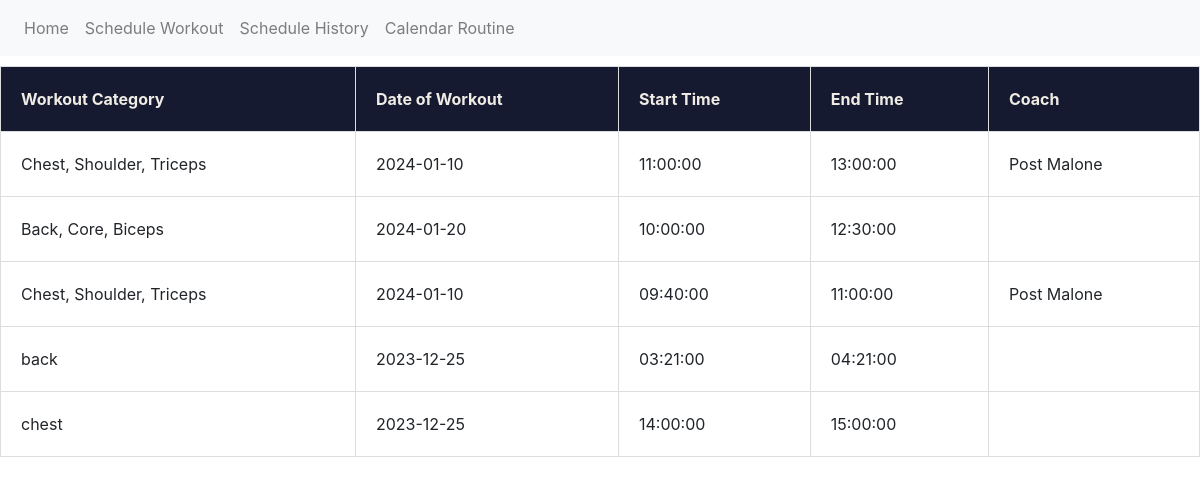
Page /User/schedule_history.php (signed in) on the committed database.
### tables this page shows
CREATE TABLE `schedule` (
  `schedule_id` int(11) NOT NULL,
  `userID` int(11) NOT NULL,
  `coach_selected` varchar(255) NOT NULL,
  `workout` varchar(50) NOT NULL,
  `date_of_workout` date NOT NULL,
  `start_time` time NOT NULL,
  `end_time` time NOT NULL,
  `date_of_creation` datetime NOT NULL
);

### User/schedule_history.php (the view, shortened to what this page needs)
<!DOCTYPE html>
<html lang="en">
<head>
    <link rel="stylesheet" href="https://stackpath.bootstrapcdn.com/bootstrap/4.5.2/css/bootstrap.min.css">
    <link rel="stylesheet" type="text/css" href="https://cdn.datatables.net/1.10.22/css/jquery.dataTables.css">
</head>
<body>
<?php
    require "db_conn.php";
    if (isset($_SESSION['username'])) {
        $username = $_SESSION['username'];
        $select_userID_schedule = "SELECT userID FROM user_info WHERE username='$username'";
        $resultUserID = mysqli_query($conn, $select_userID_schedule);
        if ($resultUserID) {
            if (mysqli_num_rows($resultUserID) > 0) {
                $row = mysqli_fetch_assoc($resultUserID);
                $userID = $row['userID'];
            }
        }
        $select_user_schedule_history = "SELECT schedule.workout, schedule.date_of_workout, schedule.start_time, schedule.end_time, schedule.coach_selected FROM schedule INNER JOIN user_info ON user_info.userID=schedule.userID WHERE user_info.userID=$userID ORDER BY schedule.schedule_id DESC";
        $result_user_schedule_history = mysqli_query($conn, $select_user_schedule_history);
        if ($result_user_schedule_history) {
            if (mysqli_num_rows($result_user_schedule_history) > 0) {
?>
    <nav class="navbar navbar-expand-lg navbar-light bg-light">
        <div class="collapse navbar-collapse" id="navbarNav">
            <ul class="navbar-nav">
                <li class="nav-item">
                    <a class="nav-link" href="new_home_screen.php">Home</a>
                </li>
                <li class="nav-item">
                    <a class="nav-link" href="schedule_workout.php">Schedule Workout</a>
                </li>
                <li class="nav-item">
                    <a class="nav-link" href="schedule_history.php">Schedule History</a>
                </li>
                <li class="nav-item">
                    <a class="nav-link" href="calendar_for_routine.php">Calendar Routine</a>
                </li>
            </ul>
        </div>
    </nav>
    <table id="scheduleTable" class="display">
        <thead>
            <tr>
                <th>Workout Category</th>
                <th>Date of Workout</th>
                <th>Start Time</th>
                <th>End Time</th>
                <th>Coach</th>
            </tr>
        </thead>
        <tbody>
            <?php
                while ($row = mysqli_fetch_assoc($result_user_schedule_history)) {
                    echo "<tr>";
                    echo "<td>" . $row['workout'] . "</td>";
                    echo "<td>" . $row['date_of_workout'] . "</td>";
                    echo "<td>" . $row['start_time'] . "</td>";
                    echo "<td>" . $row['end_time'] . "</td>";
                    echo "<td>" . $row['coach_selected'] . "</td>";
                    echo "</tr>";
                }
            }
        }
    ?>
        </tbody>
    </table>
<?php
    } else {
        echo "You need to log in";
        header('Refresh:2; URL=index.html');
    }
?>
</body>
</html>

### User/schedule_history.php (style rules this page uses)
table { border-collapse: collapse; width: 100%; max-width: 1200px; margin: 0 auto; margin-top: 10px; }
th, td { border: 1px solid #ddd; padding: 20px; text-align: left; }
th { background-color: #161A30; color: #F0ECE5; }

### rows in the picture
schedule: workout "Chest, Shoulder, Triceps", date_of_workout "2024-01-10", start_time "11:00:00", end_time "13:00:00", coach_selected "Post Malone"
schedule: workout "Back, Core, Biceps", date_of_workout "2024-01-20", start_time "10:00:00", end_time "12:30:00"
schedule: workout "Chest, Shoulder, Triceps", date_of_workout "2024-01-10", start_time "09:40:00", end_time "11:00:00", coach_selected "Post Malone"
schedule: workout "back", date_of_workout "2023-12-25", start_time "03:21:00", end_time "04:21:00"
schedule: workout "chest", date_of_workout "2023-12-25", start_time "14:00:00", end_time "15:00:00"
